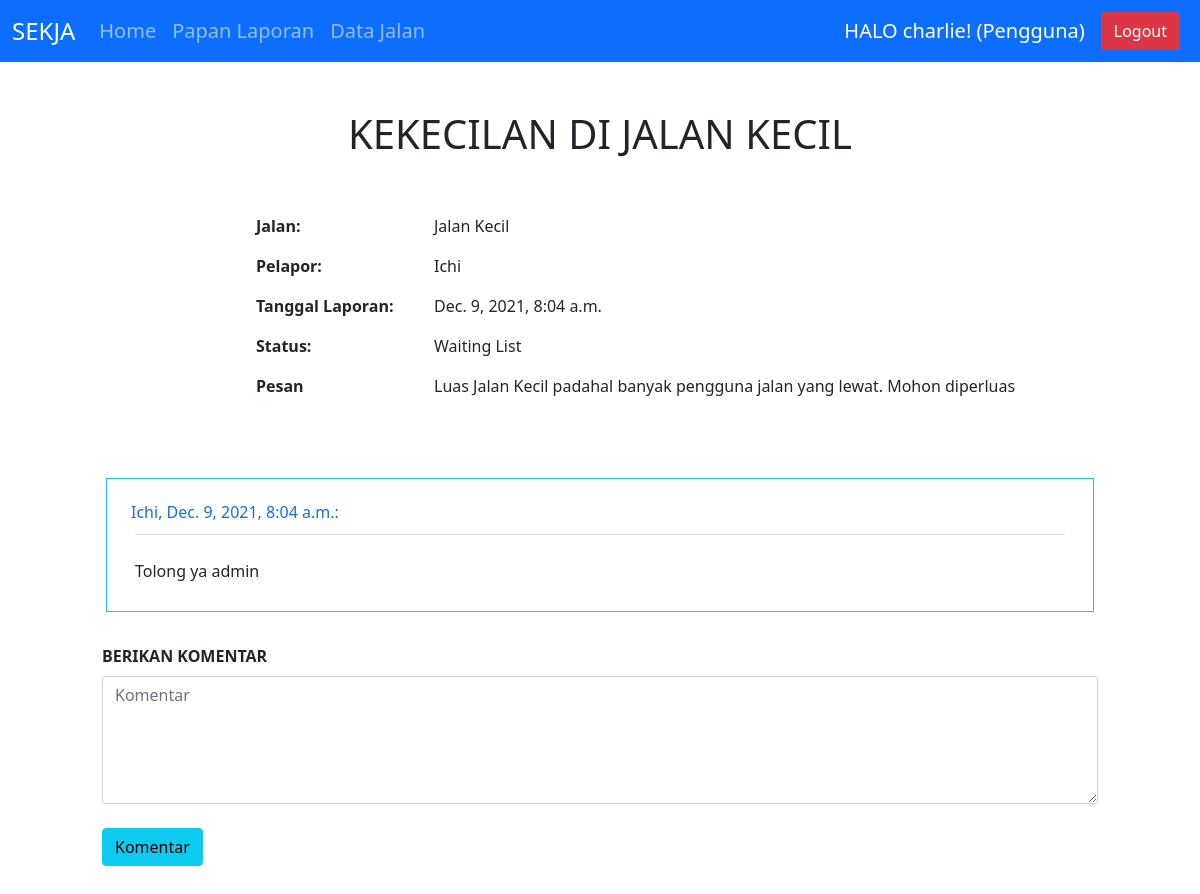
The app's page /laporan/10 (signed in) with its own data.
### sekja/models.py (models this page shows, shortened)
class User(AbstractBaseUser, PermissionsMixin):
   no_KK = models.CharField(max_length=16, unique=True)
   email = models.EmailField(max_length=254, unique=True)
   name = models.CharField(max_length=254, null=False, blank=False)
   is_staff = models.BooleanField(default=False)
   is_superuser = models.BooleanField(default=False)
   is_active = models.BooleanField(default=True)
   last_login = models.DateTimeField(null=True, blank=True)
   date_joined = models.DateTimeField(auto_now_add=True)
   ROLES = (
     (1, 'Admin'),
     (2, 'Pengguna')
    )
   status = models.PositiveSmallIntegerField(blank=False, choices=ROLES, default=2)
   USERNAME_FIELD = 'no_KK' # The name of the field that will serve as unique identifier (which will be the email field for us --> dari source)
   EMAIL_FIELD = 'email' # The name of the field that will be returned when get_email_field_name() is called on a User instance
   REQUIRED_FIELDS = ['email', 'name'] # Required fields besides the password and USERNAME_FIELD when signing up.
   objects = UserManager()
   def __str__(self):
      return f"{self.name}"

class Laporan(models.Model):
   user = models.ForeignKey(User, on_delete=models.CASCADE, related_name="membuat_laporan")
   jalan = models.ForeignKey(Jalan, on_delete=models.CASCADE, related_name="dilaporkan_dalam")
   judul = models.CharField(max_length=32, default="Tanpa Judul", blank=False, null=False)
   tanggal_laporan = models.DateTimeField(auto_now_add=True, null=False)
   LEVEL_STATUS = (
      ('W', 'Waiting List'),
      ('P', 'On Progress'),
      ('S', 'Selesai')
   )
   status = models.CharField(max_length=15, choices=LEVEL_STATUS, default='W', blank=False)
   pesan = models.CharField(max_length=512)

class Jalan(models.Model):
   nama_jalan = models.CharField(max_length=60, null=True)
   LEVEL_TIPE_JALAN = (
      ('V', 'Kelas V'),
      ('IV', 'Kelas IV'),
      ('III', 'Kelas III'),
      ('II', 'Kelas II'),
      ('I', 'Kelas I'),
   )
   tipe_jalan = models.CharField(max_length=10, choices=LEVEL_TIPE_JALAN)
   LEVEL_KONDISI_TROTOAR = (
      ('0', 'Skala 0'),
      ('1', 'Skala 1'),
      ('2', 'Skala 2'),
      ('3', 'Skala 3'),
   )
   kondisi_trotoar = models.CharField(max_length=10, choices=LEVEL_KONDISI_TROTOAR)
   LEVEL_KONDISI_PENERANGAN = (
      ('1', 'Skala 1'),
      ('2', 'Skala 2'),
      ('3', 'Skala 3'),
   )
   kondisi_penerangan = models.CharField(max_length=10, choices=LEVEL_KONDISI_PENERANGAN)
   LEVEL_KONDISI_JALAN = (
      ('1', 'Skala 1'),
      ('2', 'Skala 2'),
      ('3', 'Skala 3'),
      ('4', 'Skala 4'),
      ('5', 'Skala 5'),
   )
   kondisi_jalan = models.CharField(max_length=10, choices=LEVEL_KONDISI_JALAN)
   jalan_sekitar = models.ManyToManyField("self", related_name="berdekatan", symmetrical=True, blank=True)
   def __str__(self):
      return f"{self.nama_jalan}"

class Komentar(models.Model):
   laporan = models.ForeignKey(Laporan, on_delete=models.CASCADE, related_name="komentar")
   author = models.ForeignKey(User, on_delete=models.CASCADE, related_name="berkomentar", null=True)
   tanggal = models.DateTimeField(auto_now_add=True, null=False)
   komentar = models.CharField(max_length=512, null=False)

### sekja/views.py (the view, shortened to what this page needs)
# urls.py: path("laporan/<int:laporan_id>", views.laporan, name="laporan"),
@login_required(login_url='login')
def laporan(request, laporan_id):
   laporan = Laporan.objects.get(id=laporan_id)
   komentar = laporan.komentar.all()
   form = KomentarForm()
   return render(request, "sekja/laporan.html", {
      "laporan": laporan,
      "Komentar": komentar,
      "form": form,
      "user_status": "Admin" if request.user.status == 1 else "Pengguna",
   })

### sekja/forms.py
class KomentarForm(forms.Form):
   komentar = forms.CharField(max_length=256, widget=forms.Textarea(attrs={'class': 'form-control mt-2', 'style': 'height: 8rem;', 'placeholder': 'Komentar'}), label='')

### sekja/templates/sekja/laporan.html (shortened to what this page needs)
{% load static %}
<!DOCTYPE html>
<html lang="en">
<head>
   <link rel="stylesheet" href="{% static 'bootstrap-5.0.2-dist/css/bootstrap.min.css' %}">
</head>
<body>
   <nav class="navbar navbar-expand-lg navbar-dark bg-primary sticky-top">
      <div class="container-fluid">
         <a class="navbar-brand" style="font-size: 24px;">SEKJA</a>
         <div class="collapse navbar-collapse" id="navbarSupportedContent" style="font-size: 20px;">
            <ul class="navbar-nav me-auto mb-2 mb-lg-0">
               <li class="nav-item">
                  <a class="nav-link" aria-current="page" href="{% url 'index' %}">Home</a>
               </li>
               <li class="nav-item">
                  <a class="nav-link" aria-current="page" href="{% url 'papan_laporan' %}">Papan Laporan</a>
               </li>
               <li class="nav-item">
                  <a class="nav-link" aria-current="page" href="{% url 'jalan' %}">Data Jalan</a>
               </li>
            </ul>
         </div>
         {% if not request.user.is_authenticated %}
            <a href="{% url 'login' %}" class="btn btn-success me-2">Login</a>
            <a href="{% url 'register' %}" class="btn btn-light me-2">Register</a>
         {% else %}
            <a class="navbar-brand">HALO {{ request.user.name }}! ({{ user_status }})</a>
            <a href="{% url 'logout' %}" class="btn btn-danger me-2">Logout</a>
         {% endif %}
      </div>
   </nav>
   <div class="komentar-container container p-5">
      <div class="row text-center text-uppercase mb-5">
         <h1>{{ laporan.judul }}</h1>
      </div>
      <div class="row">
         <div class="col-md-2"></div>
         <div class="col-md-2 col-3"><p><b> Jalan: </b><p></div>
         <div class="col-md-7 col-9"><p> {{ laporan.jalan }} </p></div>
      </div>
      <div class="row">
         <div class="col-md-2"></div>
         <div class="col-md-2 col-3"><p><b> Pelapor: </b><p></div>
         <div class="col-md-7 col-9"><p> {{ laporan.user }} </p></div>
      </div>
      <div class="row">
         <div class="col-md-2"></div>
         <div class="col-md-2 col-3"><p><b> Tanggal Laporan: </b><p></div>
         <div class="col-md-7 col-9"><p> {{ laporan.tanggal_laporan }} </p></div>
      </div>
      <div class="row">
         <div class="col-md-2"></div>
         <div class="col-md-2 col-3"><p><b> Status: </b><p></div>
         <div class="col-md-7 col-9"><p>
            {% if laporan.status == "W" %}
               Waiting List
            {% elif laporan.status == "P" %}
               On Progress
            {% elif laporan.status == "S" %}
               Selesai
            {% endif %}
         </p></div>
      </div>
      <div class="row">
         <div class="col-md-2"></div>
         <div class="col-md-2 col-3"><p><b> Pesan </b><p></div>
         <div class="col-md-7 col-9"><p> {{ laporan.pesan }} </p></div>
      </div>
      <div class="row mt-5">
         <div class="lg-md-6">
            <div class="container Komentar-container">
               {% for komentar in Komentar %}
               <div class="row p-3">
                  <div class="container komentar-container border border-info p-4">
                     {% if komentar.author.status == 1 %}
                        <div class="row text-danger"><h6>(Admin) {{ komentar.author.name }}, {{ komentar.tanggal }}:</h6></div>
                     {% elif komentar.author.status == 2 %}
                        <div class="row text-primary"><h6>{{ komentar.author.name }}, {{ komentar.tanggal }}:</h6></div>
                     {% endif %}
                     <div class="row m-1 border-top pt-4">{{ komentar.komentar }}</div>
                  </div>
               </div>
               {% endfor %}
            </div>
            <div class="container buat-komentar-container mt-3">
               <b>BERIKAN KOMENTAR</b>
               <form action="{% url 'laporan' laporan.id %}" method="POST">
                  {{ form }}
                  <input class="btn btn-info mt-4" type="submit" value="Komentar">
               </form>
            </div>
         </div>
      </div>
   </div>
</body>
</html>

### records on screen
User: user.name "charlie"
Laporan: judul "KEKECILAN DI JALAN KECIL", jalan "Jalan Kecil", user "Ichi", tanggal_laporan "Dec. 9, 2021, 8:04 a.m.", pesan "Luas Jalan Kecil padahal banyak pengguna jalan yang lewat. Mohon diperluas"
Komentar: author.name "Ichi", tanggal "Dec. 9, 2021, 8:04 a.m.", komentar "Tolong ya admin"

### other values on screen
{{ user_status }} "Pengguna"
